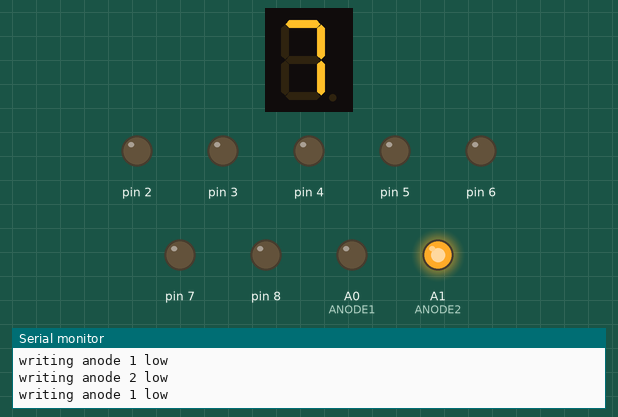
A sketch run on a simulated Arduino Uno, built with avr-gcc and run on an emulated ATmega328P. Shown: 1-digit seven-segment display, output pins drawn as LEDs (lit = HIGH), the last lines printed to the serial monitor. Wiring (inferred from the names in the program): 1-digit 7-segment display, segments lit when LOW: segments pin 9, pin 10, pin 11, pin 12, pin 13, A5, A4. The segment pins are drawn as the display they are named for; pins used as bus, display or sensor lines are not drawn.

Above: at 0.1 s.
At 4.1 s:
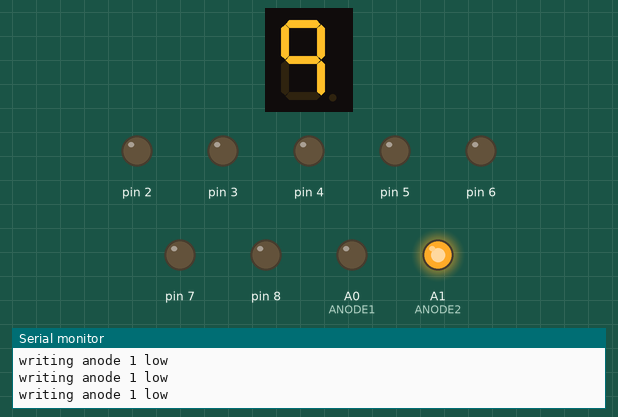
At 8.1 s:
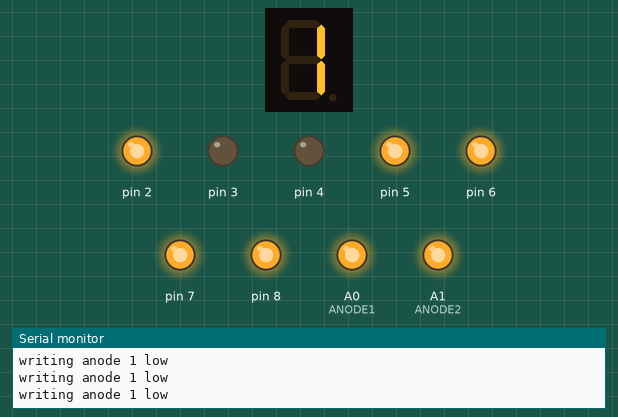
At 18.1 s:
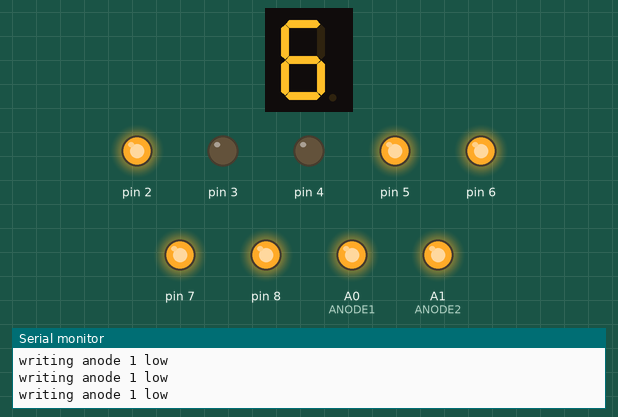
At 28.1 s:
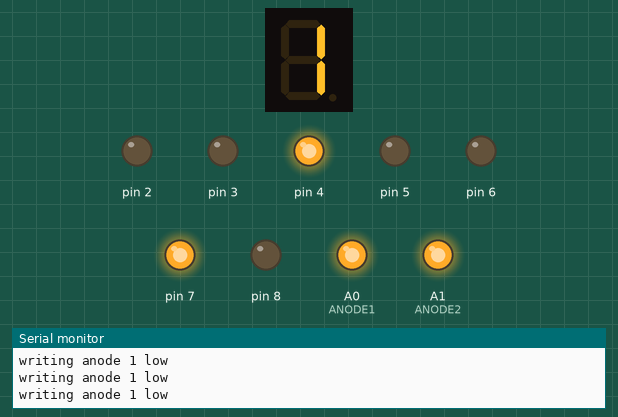
At 38.1 s:
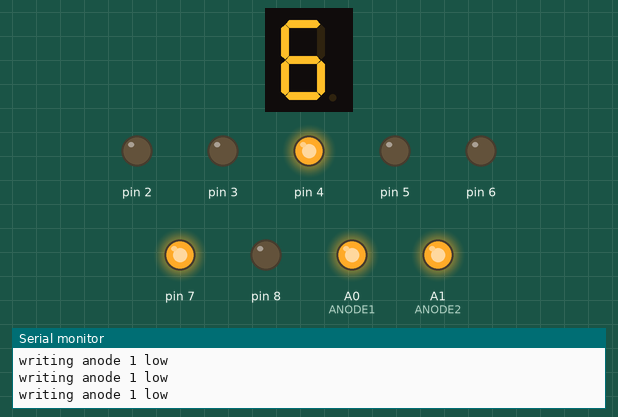
Timing chart, 0 to 39.6 s (numbered marks = the images above):
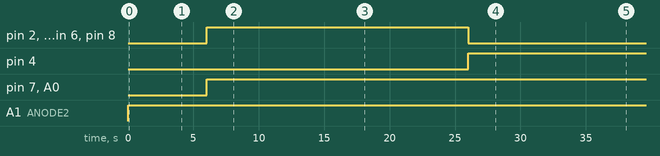

The sketch:

segmentDisplayDriver.ino
```cpp
/*
  Drives the 2 digit 7 segment display
 */

const int ANODE1 = A0;
const int ANODE2 = A1;
//bitRead reads right to left
byte numArr[10] = {63, 6, 91, 79, 102, 109, 125, 7, 127, 103};
String digit;
int temp;

// the setup routine runs once when you press reset:
void setup() {
  // initialize the digital pin as an output.
    Serial.begin(9600);
    initPins();
}

// the loop routine runs over and over again forever:
void loop() {
    digitalWrite(ANODE1, HIGH);
    digitalWrite(ANODE2, HIGH);
    // listen for raspberry pi com
    if (Serial.available()) {
         temp = Serial.parseInt();
         Serial.println(temp);
         display(temp);
  }

    for(byte l=7;l<100;l++) {
        display(l);
        delay(2000);
    }
}

void display(byte r) {
    if (countDigits(r) > 1) {
        display2(getDigit(r, 1));
        display1(getDigit(r, 2));

    } else {
        display2(r);
        blank(1);
    }
}

void display1(int n) {
  digitalWrite(ANODE1, HIGH);
    for(int j=0; j<7; j++) {
        digitalWrite(j+2, bitRead(numArr[n], j) ? LOW : HIGH);
    }
}

void display2(int n) {
    int pins[7] = {9,10,11,12,13,A5,A4};
    for(int k=0; k<7; k++) {
        digitalWrite(pins[k], bitRead(numArr[n], k) ? LOW : HIGH);
    }
}

byte countDigits(byte num){
    byte count=0;
    while(num) {
        num=num/10;
        count++;
    }
    return count;
}

byte getDigit(byte num, byte digit) {
    for (byte i=0; i<digit-1; i++) {
      num /= 10;
    }
    return num % 10;
}

void blank(byte spot) {
    if(spot == 1) {
        Serial.println("writing anode 1 low");
        digitalWrite(ANODE1, LOW);
    } else {
      Serial.println("writing anode 2 low");
        digitalWrite(ANODE2, LOW);
    }
}

void initPins() {
    pinMode(ANODE1, OUTPUT);
    pinMode(ANODE2, OUTPUT);

    for(int i=2;i<14;i++) {
        pinMode(i, OUTPUT);
    }
    pinMode(A4, OUTPUT);
    pinMode(A5, OUTPUT);
    blank(1);
    blank(2);
}
```

Measured:
- by itself, pin 2, pin 5, pin 6, pin 8: LOW → HIGH at 6.0 s, → LOW 20.0 s later
- by itself, pin 4: LOW → HIGH at 26.0 s
- by itself, pin 7, A0 (ANODE1): LOW → HIGH at 6.0 s
- by itself, A1 (ANODE2): LOW → HIGH at 0.00 s
- what the display in image 1 shows lasts 2.0 s, from 4.0 s to 6.0 s
